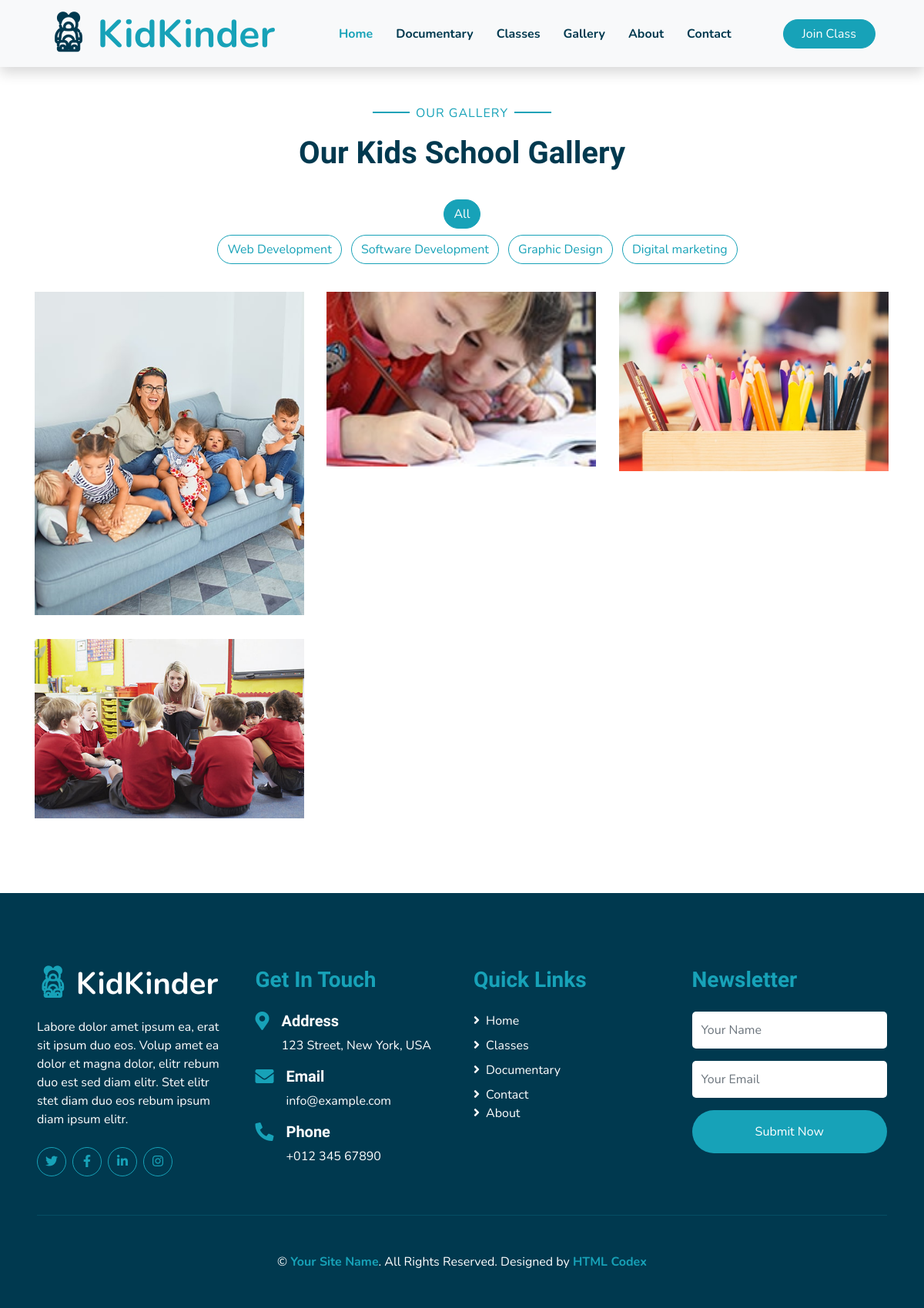
/class/gallery, run on the app's committed database.
### blog/models.py (models this page shows, shortened)
class blogCatagory(models.Model):
    title = models.CharField(max_length=50, unique=True)
    slug = models.SlugField()

### course/models.py (models this page shows, shortened)
class galleryModel(models.Model):
    title = models.CharField(max_length=200)
    image = models.FileField(upload_to='gallery')
    category = models.ForeignKey(blogCatagory, on_delete = models.CASCADE)

### course/views.py (the view)
# urls.py: path('gallery', galleryPage, name='gallery'),
def galleryPage(request):
    gallery = galleryModel.objects.all()
    cat = blogCatagory.objects.all()
    context={
        'gallery':gallery,
        'cat':cat,
    }
    return render(request, 'gallery.html', context)

### templates/gallery.html (shortened to what this page needs)
{% extends 'base/core.html' %}
{% load static %}
{% block body %}
    <div class="container-fluid pt-5 pb-3">
        <div class="container">
            <div class="text-center pb-2">
                <p class="section-title px-5"><span class="px-2">Our Gallery</span></p>
                <h1 class="mb-4">Our Kids School Gallery</h1>
            </div>
            <div class="row">
                <div class="col-12 text-center mb-2">
                    <ul class="list-inline mb-4" id="portfolio-flters">
                        <li class="btn btn-outline-primary m-1 active"  data-filter="*">All</li>
                        <ul>
                            {% for cat in cat %}
                                <li class="btn btn-outline-primary m-1" data-filter=".{{ cat.id }}">{{ cat.title }}</li>
                            {% endfor %}
                        </ul>
                    </ul>
                </div>
            </div>
            <div class="row portfolio-container">
                {% for gallery in gallery %}
                <div class="col-lg-4 col-md-6 mb-4 portfolio-item {{ gallery.category.id }}">
                    <div class="position-relative overflow-hidden mb-2">
                        <img class="img-fluid w-100" src="{{ gallery.image.url }}" alt="">
                    </div>
                </div>
                {% endfor %}
            </div>
        </div>
    </div>
{% endblock %}

### data on the page
blogCatagory: title "Web Development"
blogCatagory: title "Software Development"
blogCatagory: title "Graphic Design"
blogCatagory: title "Digital marketing"
galleryModel: image (picture)
galleryModel: image (picture)
galleryModel: image (picture)
galleryModel: image (picture)
